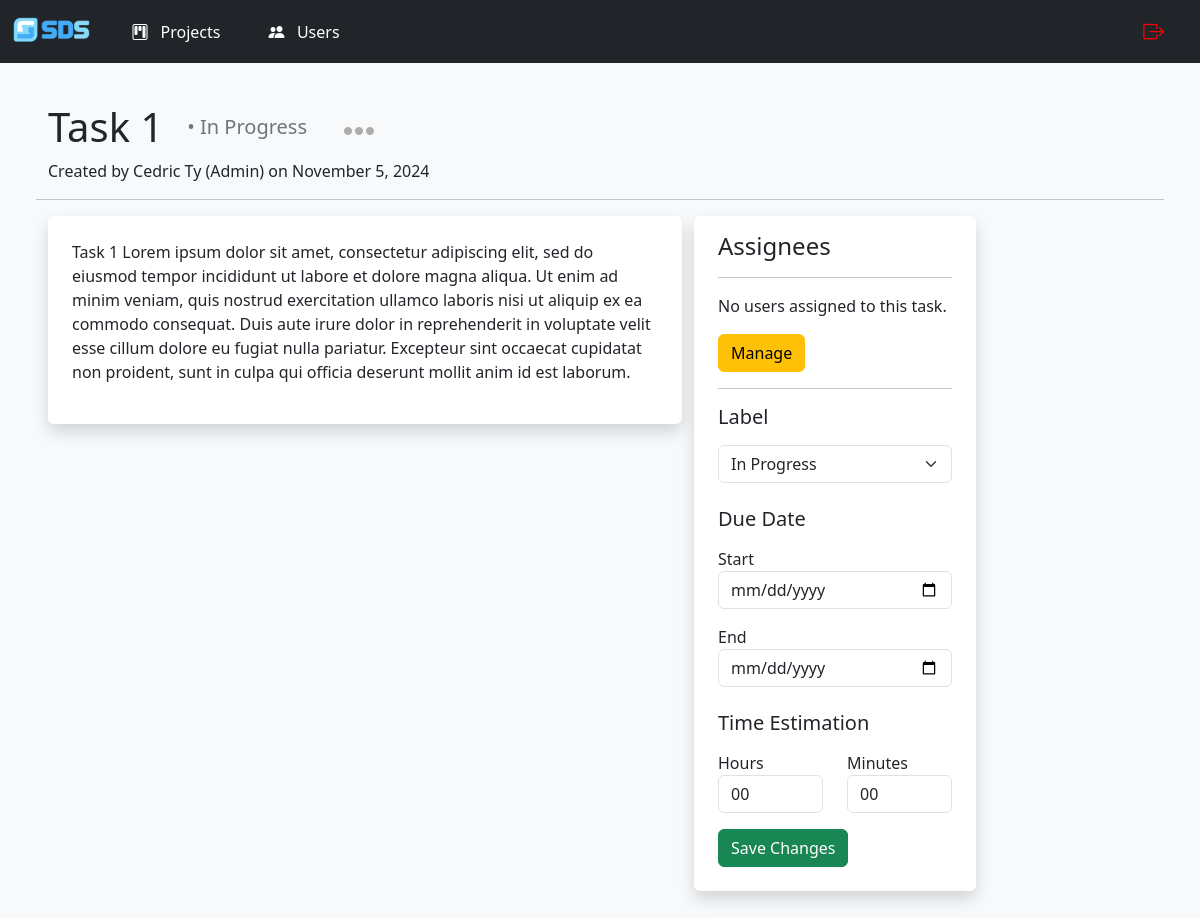
/edittask.php?taskid=1 (signed in), run on the app's committed database.
### tables this page shows
CREATE TABLE `tasks` (
  `taskid` int(11) NOT NULL,
  `task_name` varchar(255) NOT NULL,
  `task_desc` text DEFAULT NULL,
  `label` enum('In Progress','For Testing','Reopened','For Checking','For Publish','QA Passed','QA Failed') NOT NULL,
  `time_est` int(11) NOT NULL DEFAULT 0,
  `start_date` date NOT NULL DEFAULT current_timestamp(),
  `due_date` date NOT NULL DEFAULT current_timestamp(),
  `created_by` int(11) NOT NULL,
  `created_on` date NOT NULL DEFAULT current_timestamp(),
  `projectid` int(11) NOT NULL
);

CREATE TABLE `users` (
  `userid` int(11) NOT NULL,
  `f_name` varchar(50) NOT NULL,
  `l_name` varchar(50) NOT NULL,
  `email` varchar(50) NOT NULL,
  `password` varchar(50) NOT NULL,
  `privilege` enum('User','Admin','') NOT NULL
);

### edittask.php (the view, shortened to what this page needs)
<!doctype html>
<html lang="en">
    <head>
        <link rel="stylesheet" href="https://cdn.jsdelivr.net/npm/bootstrap-icons@1.11.1/font/bootstrap-icons.css">
        <link href="https://cdn.jsdelivr.net/npm/bootstrap@5.3.3/dist/css/bootstrap.min.css" rel="stylesheet">
    </head>
    <?php
        require_once "services/db_config.php";
        require_once "modules/nav.php";
        $taskid = mysqli_escape_string($con, $_GET['taskid']);
        $query = "SELECT tasks.*, users.userid, users.f_name, users.l_name
                    FROM tasks, users
                    WHERE tasks.taskid = ?
                    AND users.userid = tasks.created_by";
            $stmt = $con->prepare($query);
            $stmt->bind_param('i', $taskid);
            $stmt->execute();
            $result = $stmt->get_result();
            $task = mysqli_fetch_assoc($result);
            $created_on = date("F j, Y", strtotime($task['created_on']));
            $assignees = array();
    ?>
    <body class="bg-body-tertiary">
        <div class="container-fluid px-5 py-3">
            <div class="row">
                <div class="col-auto mt-4">
                    <h1><?= $task['task_name'] ?></h1>
                </div>
                <div class="col-auto mt-4 align-self-center">
                    <h5 class="
                        <?php if ($task['label']=='QA Failed'){ ?>         text-danger
                        <?php } elseif ($task['label']=='QA Passed'){ ?>   text-success
                        <?php } else { ?>                                  text-secondary
                        <?php } ?>">
                        &#x2022; <?= $task['label'] ?>
                    </h5>
                </div>
                <div class="col-auto mt-4 align-self-center">
                    <button class="btn" type="button" data-bs-toggle="dropdown" aria-expanded="false"><img src="img/ellipsis.png"></button>
                </div>
            </div>
            <div class="row">
                <div class="col-auto">
                    <p>Created by <?= $task['f_name'] . " " . $task['l_name'];?> on <?= $created_on?></p>
                </div>
            </div>
            <div class="row">
                <hr>
                <div class="col-12 col-lg-7 col-xl-7">
                    <div class="col shadow rounded bg-white mb-4 p-4">
                        <p><?= $task['task_desc']?></p>
                    </div>
                </div>
                <div class="col-12 col-lg-4 col-xl-3 px-4 mb-4 py-3 bg-white shadow rounded">
                    <h4>Assignees</h4>
                    <hr>
                    <?php if($assignees) { ?>
                        <table class="table table-hover table-borderless">
                            <tbody>
                            <?php foreach($assignees as $a) { ?>
                                <tr>
                                    <td style="display:none;"><?php echo $a['userid']?></td>
                                    <td><?php echo $a['f_name'] . " " . $a['l_name'];?></td>
                                    <td><button type="button" class="btn btn-danger removebtn" data-bs-toggle="modal" data-bs-target="#removeModal">Remove</button></td>
                                </tr>
                            <?php } ?>
                        </table>
                    <?php } else {?>
                        <p>No users assigned to this task.</p>
                    <?php } ?>
                    <button type="button" class="btn btn-warning align-middle" data-bs-toggle="modal" data-bs-target="#inviteModal">Manage</button>
                    <hr>
                    <form>
                    <div class="row my-3">
                        <h5>Label</h5>
                        <div class="col py-2">
                            <select class="form-select" aria-label="Default select example">
                                <option value="In Progress"<?=$task['label'] == 'In Progress' ? ' selected="selected"' : '';?>>In Progress</option>
                            </select>
                        </div>
                    </div>
                    <div class="row my-3">
                        <h5>Due Date</h5>
                        <div class="col py-2">
                            <label for="startDate">Start</label>
                            <input id="startDate" class="form-control" type="date">
                        </div>
                        <div class="col py-2">
                            <label for="startDate">End</label>
                            <input id="startDate" class="form-control" type="date">
                        </div>
                    </div>
                    <div class="row">
                        <h5>Time Estimation</h5>
                        <div class="col py-2">
                            <label for="hours">Hours</label>
                            <input class="form-control" type="number" name="hours" id="hours" min="0" value="00">
                        </div>
                        <div class="col py-2">
                            <label for="minutes">Minutes</label>
                            <input class="form-control" type="number" name="minutes" id="minutes" min="0" max="60" value="00">
                        </div>
                    </div>
                    <button type="button" class="btn btn-success align-middle my-2">Save Changes</button>
                    </form>
                </div>
            </div>
        </div>
    </body>
</html>

### data on the page
tasks: task_name "Task 1", label "In Progress", created_by.f_name "Cedric", created_by.l_name "Ty (Admin)", created_on "November 5, 2024", task_desc "Task 1 Lorem ipsum dolor sit amet, consectetur adipiscing elit, sed do eiusmod tempor incididunt ut labore et dolore magna aliqua. Ut enim ad minim veniam, quis nostrud exercitation ullamco laboris nisi ut aliquip ex ea commodo consequat. Duis aute irure dolor in reprehenderit in voluptate velit esse cillum dolore eu fugiat nulla pariatur. Excepteur sint occaecat cupidatat non proident, sunt in culpa qui officia deserunt mollit anim id est laborum."
